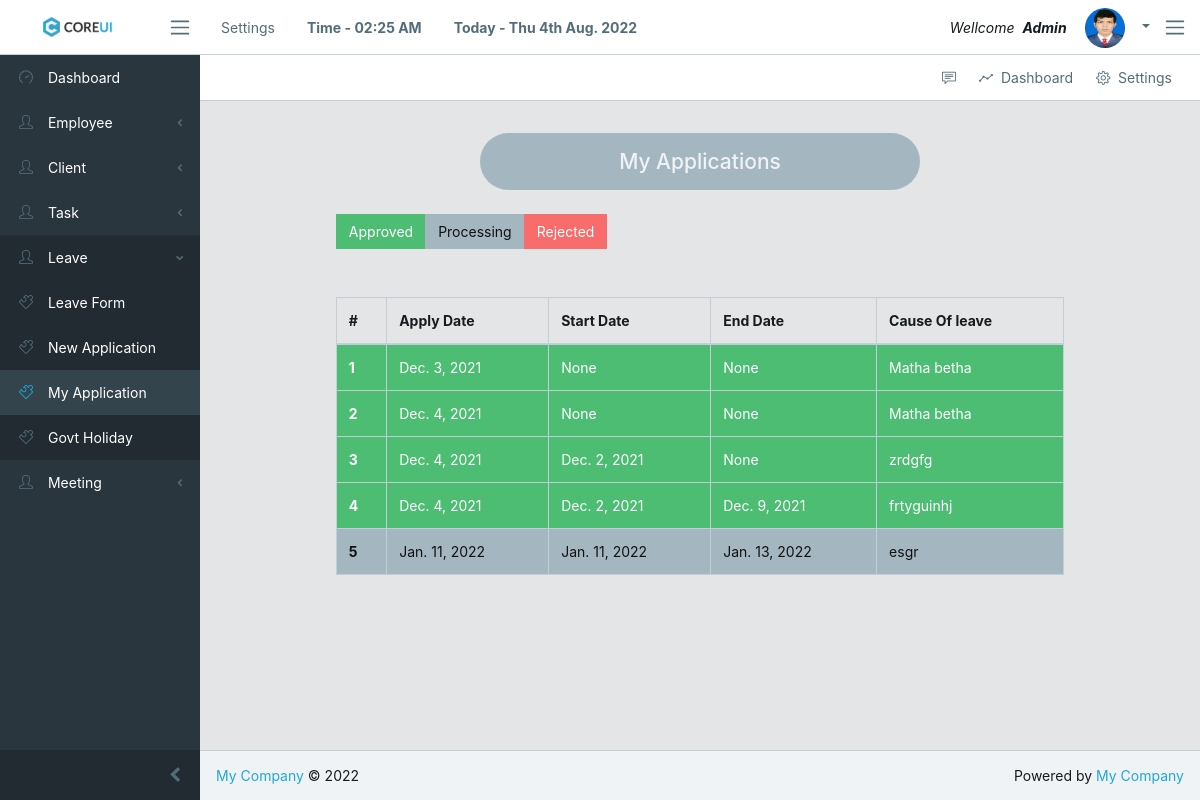
The app's page /my-application/ (signed in) with its own data.
### emsapp/models.py (models this page shows, shortened)
class Employee(models.Model):
    username = models.OneToOneField(User, on_delete=models.CASCADE)
    department = models.ForeignKey(Department, on_delete=models.CASCADE)
    employee_id=models.CharField(max_length = 150, blank=True,null=True)
    district = models.ForeignKey(District, on_delete=models.CASCADE)
    post = models.ForeignKey(Post, on_delete=models.CASCADE)
    full_name = models.CharField(max_length=250)
    ssc = models.FloatField()
    hsc=models.FloatField(blank=True,null=True)
    honors=models.FloatField(blank=True,null=True)
    masters=models.CharField(max_length=250,blank=True,null=True)
    email =  models.EmailField()
    nid = models.IntegerField()
    selary= models.IntegerField()
    image = models.ImageField(default='default.jpg',upload_to='media/images')
    phone = models.CharField(max_length = 150)
    father_name = models.CharField(max_length = 150)
    mother_name = models.CharField(max_length = 150)

class Leave(models.Model):
    user = models.ForeignKey(User, on_delete=models.CASCADE)
    cause_of_leave = models.CharField(max_length = 250,blank = True,null=True)
    start_date = models.DateField(blank=True,null=True)
    end_date = models.DateField(blank=True,null=True)
    apply_date = models.DateField(auto_now_add=True)
    check_status=models.BooleanField(default=False)
    approve_status=models.BooleanField(default=False)

### emsapp/views.py (the view)
# urls.py: path('my-application/',my_application,name='my-application'),
@login_required(login_url='/')
def my_application(request):
    application = Leave.objects.filter(user=request.user)
    context = {'application':application}
    return render(request,'my_application.html',context)

### emsapp/templates/my_application.html (shortened to what this page needs)
{% extends "base.html" %}
{% block body %}
    <div class="container">
      <div class="row d-flex justify-content-center mt-3">
        <div class="col-md-6 mt-2 mb-3 ">
          <h4 class="bg-secondary text-center text-light badge-pill p-3">My Applications</h4>
        </div>
      </div>
        <div class="col-md-10 m-auto">
            {% if application %}
            <div class="btn-group" role="group" aria-label="Basic example">
                <button type="button" class="btn btn-success">Approved</button>
                <button type="button" class="btn btn-secondary">Processing</button>
                <button type="button" class="btn btn-danger">Rejected</button>
              </div>
    <table class="table table-bordered mt-5">
        <thead>
          <tr >
            <th scope="col">#</th>
            <th scope="col">Apply Date</th>
            <th scope="col">Start Date</th>
            <th scope="col">End Date</th>
            <th scope="col">Cause Of leave</th>
          </tr>
        </thead>
        <tbody>
            {% for i in application %}
          <tr {% if i.approve_status == True %}
          class="btn-success" {% elif i.approve_status == False and i.check_status == True %}
          class="btn-danger"{% else %} class="btn-secondary" {% endif %}>
            <th scope="row">{{forloop.counter}}</th>
            <td>{{i.apply_date}}</td>
            <td>{{i.start_date}}</td>
            <td>{{i.end_date}}</td>
            <td>{{i.cause_of_leave}}</td>
          </tr>
          {% endfor %}
        </tbody>
      </table>
    {% else %}
    <h4 class="text-muted text-center">No Application!</h4>
    {% endif %}
        </div>
    </div>
{% endblock body %}

### emsapp/templates/base.html (shortened to what this page needs)
<!DOCTYPE html>
{% load static %}
<html lang="en">
<head>
    <link href="{% static 'dist/vendors/css/font-awesome.min.css' %}" rel="stylesheet">
    <link href="{% static 'dist/vendors/css/simple-line-icons.min.css' %}" rel="stylesheet">
    <link href="{% static 'dist/css/style.css' %}" rel="stylesheet">
</head>
<body class="app header-fixed sidebar-fixed aside-menu-fixed aside-menu-hidden">
<header class="app-header navbar">
    <a class="navbar-brand" href="#"></a>
    <button class="navbar-toggler sidebar-toggler d-md-down-none" type="button">
        <span class="navbar-toggler-icon"></span>
    </button>
    <ul class="nav navbar-nav d-md-down-none">
        <li class="nav-item px-3">
            <a class="nav-link" href="#">Settings</a>
        </li>
        <li class="nav-item px-3">
            <b>
                <a class="nav-link disabled" href="#">Time - {% now "h:i A" %}</a>
            </b>
        </li>
        <li class="nav-item px-3">
            <b>
                <a class="nav-link disabled" href="#">Today - {% now "D jS N Y" %}</a>
            </b>
        </li>
    </ul>
    <ul class="nav navbar-nav ml-auto">
        <li>
            <span><i> Wellcome</i> &nbsp;<b><i>{{request.user|title}}</i></b> &nbsp;</span>
        </li>
        <li class="nav-item dropdown">
            <a class="nav-link dropdown-toggle nav-link" data-toggle="dropdown" href="#" role="button"
            aria-haspopup="true" aria-expanded="false">
                <img style="width:40px;height:40px;" src="{{ request.user.employee.image.url }}" class="img-avatar" alt="admin@bootstrapmaster.com">
            </a>
        </li>
    </ul>
    <button class="navbar-toggler aside-menu-toggler" type="button">
        <span class="navbar-toggler-icon"></span>
    </button>
</header>
<div class="app-body">
    <div class="sidebar">
        <nav class="sidebar-nav">
            <ul class="nav">
                <li class="nav-item">
                    <a class="nav-link" href="{% url 'home' %}"><i class="icon-speedometer"></i> Dashboard</a>
                </li>
                <li class="nav-item nav-dropdown">
                    <a class="nav-link nav-dropdown-toggle" href="#">
                        <i class="nav-icon icon-user"></i> Employee</a>
                </li>
                <li class="nav-item nav-dropdown">
                    <a class="nav-link nav-dropdown-toggle" href="#">
                        <i class="nav-icon icon-user"></i> Client</a>
                </li>
                <li class="nav-item nav-dropdown">
                    <a class="nav-link nav-dropdown-toggle" href="#">
                        <i class="nav-icon icon-user "></i> Task</a>
                </li>
                <li class="nav-item nav-dropdown">
                    <a class="nav-link nav-dropdown-toggle" href="#">
                        <i class="nav-icon icon-user"></i> Leave</a>
                    <ul class="nav-dropdown-items">
                        <li class="nav-item">
                            <a class="nav-link" href="{% url 'leave-form' %}">
                                <i class="nav-icon icon-puzzle"></i> Leave Form</a>
                        </li>
                        <li class="nav-item">
                            <a class="nav-link" href="{% url 'new-application' %}">
                                <i class="nav-icon icon-puzzle"></i> New Application</a>
                        </li>
                        <li class="nav-item">
                            <a class="nav-link" href="{% url 'my-application' %}">
                                <i class="nav-icon icon-puzzle"></i> My Application</a>
                        </li>
                        <li class="nav-item">
                            <a class="nav-link" href="{% url 'holiday' %}">
                                <i class="nav-icon icon-puzzle"></i> Govt Holiday</a>
                        </li>
                    </ul>
                </li>
                <li class="nav-item nav-dropdown">
                    <a class="nav-link nav-dropdown-toggle" href="#">
                        <i class="nav-icon icon-user"></i> Meeting</a>
                </li>
            </ul>
        </nav>
        <button class="sidebar-minimizer brand-minimizer" type="button"></button>
    </div>
    <main class="main">
        <ol class="breadcrumb">
            <li class="breadcrumb-menu d-md-down-none">
                <div class="btn-group" role="group" aria-label="Button group">
                    <a class="btn" href="#"><i class="icon-speech"></i></a>
                    <a class="btn" href="{% url 'home' %}"><i class="icon-graph"></i> &nbsp;Dashboard</a>
                    <a class="btn" href="#"><i class="icon-settings"></i> &nbsp;Settings</a>
                </div>
            </li>
        </ol>
        <div class="container-fluid">
            <div class="animated fadeIn">
               {% block body %}
               {% endblock body %}
            </div>
        </div>
    </main>
</div>
<footer class="app-footer">
    <span><a href="#">My Company</a> © 2022</span>
    <span class="ml-auto">Powered by <a href="#">My Company</a></span>
</body>
</html>

### records on screen
Leave: apply_date "Dec. 3, 2021", start_date "None", end_date "None", cause_of_leave "Matha betha"
Leave: apply_date "Dec. 4, 2021", start_date "None", end_date "None", cause_of_leave "Matha betha"
Leave: apply_date "Dec. 4, 2021", start_date "Dec. 2, 2021", end_date "None", cause_of_leave "zrdgfg"
Leave: apply_date "Dec. 4, 2021", start_date "Dec. 2, 2021", end_date "Dec. 9, 2021", cause_of_leave "frtyguinhj"
Leave: apply_date "Jan. 11, 2022", start_date "Jan. 11, 2022", end_date "Jan. 13, 2022", cause_of_leave "esgr"

### other values on screen
{{ request.user|title }} "Admin"
